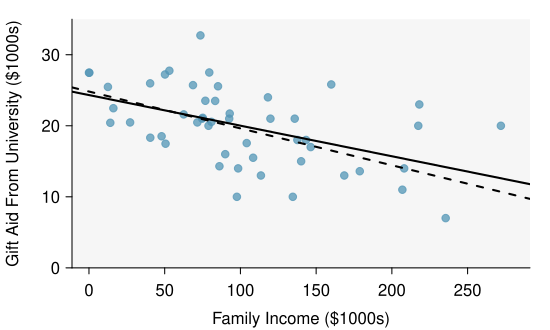

Here is the R script that generated this plot:
library(openintro)
data(COL)
data(elmhurst)
d <- elmhurst

g <- lm(d$gift_aid ~ d$family_income)
summary(g)

loss <- function(a, b, d) {
  p <- a + b * d$family_income
  sum(abs(d$gift_aid - p))
}
a      <- round(g$coef[1], 2) + seq(-0.5, 0.5, 0.001)
b      <- round(g$coef[2], 3) + seq(-0.01, 0.01, 0.0001)
mins   <- c(a[1], b[1])
theMin <- loss(a[1], b[1], d)
pb     <- txtProgressBar(1, length(a), style=3)
for (i in 1:length(a)) {
  for (j in 1:length(b)) {
    hold <- loss(a[i], b[j], d)
    if (hold < theMin) {
      mins <- c(a[i],b[j])
      theMin <- hold
    }
  }
  setTxtProgressBar(pb, i)
}



myPDF('elmhurstScatterW2Lines.pdf', 5.5, 3.3,
      mar = c(3.1, 3.6, 1, 1),
      mgp = c(2, 0.6, 0))
plot(d$family_income, d$gift_aid,
     col = COL[1, 2],
     pch = 19,
     xlab = 'Family Income ($1000s)',
     ylab = '', axes=FALSE,
     xlim = c(0, 280), 
     ylim = c(0, 35),
     yaxs="i")
rect(par("usr")[1],par("usr")[3],par("usr")[2],par("usr")[4],col = COL[5,9], border=NA)

axis(1, at = (-1:8) * 50)
axis(2, at = (0:4) * 10)
par(las = 0)
mtext("Gift Aid From University ($1000s)", 2, line = 2.5)
abline(mins[1], mins[2], lty=2, lwd=2)
abline(g, lwd = 2)
dev.off()


myPDF('elmhurstScatterWLSROnly.pdf', 5.5, 3.3,
      mar = c(3.1, 3.6, 1, 1),
      mgp = c(2, 0.6, 0))

plot(d$family_income, d$gift_aid,
     col = COL[1, 2],
     pch = 19,
     xlab = 'Family Income ($1000s)',
     ylab = '',
     axes = FALSE,
     xlim = c(0, 280), 
     ylim = c(0, 35),
     yaxs="i")
rect(par("usr")[1],par("usr")[3],par("usr")[2],par("usr")[4],col = COL[5,9], border=NA)

axis(1, at = (-1:8) * 50)
axis(2, at = (0:4) * 10)
par(las = 0)
mtext("Gift aid from university ($1000s)", 2, line = 2.5)
abline(g, lwd = 2)



myPDF('elmhurstScatterWAveLine.pdf', 5.5, 3.3,
      mar = c(3.1, 3.6, 1, 1),
      mgp = c(2, 0.6, 0))
plot(d$family_income, d$gift_aid,
     col = COL[1, 2],
     pch = 19,
     xlab = 'Family Income ($1000s)',
     ylab = '', axes=FALSE,
     xlim = c(0, 280), 
     ylim = c(0, 35),
     yaxs="i")
rect(par("usr")[1],par("usr")[3],par("usr")[2],par("usr")[4],col = COL[5,9], border=NA)

axis(1, at = (-1:8) * 50)
axis(2, at = (0:4) * 10)

par(las = 0)
mtext("Gift Aid From University ($1000s)", 2, line = 2.5)
abline(g, lwd = 2)
abline(h=mean(elmhurst$gift_aid), lty = 2)

dev.off()

dev.off()
